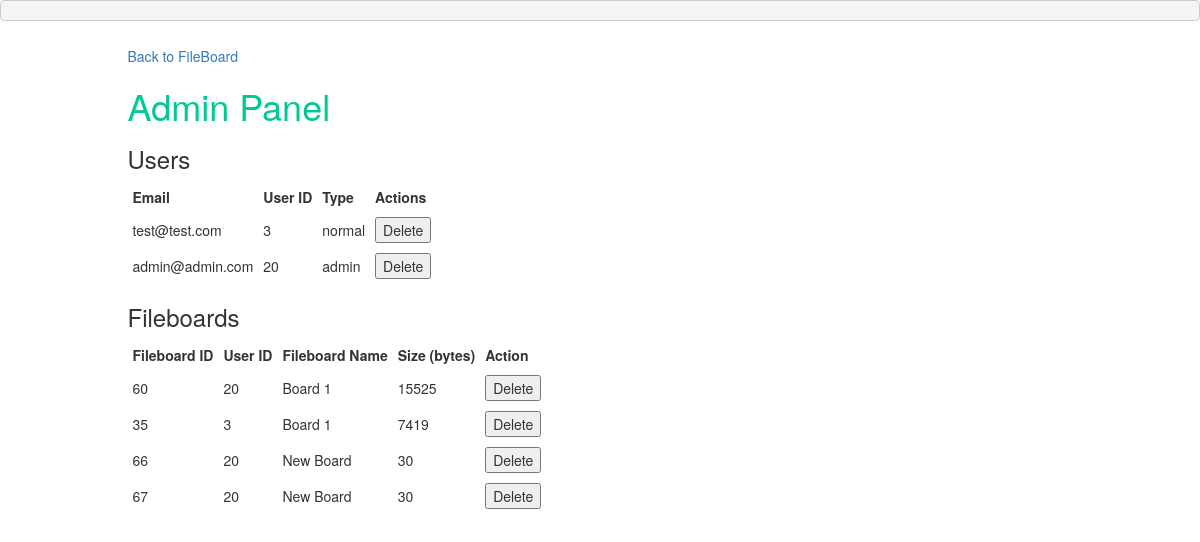
Page /admin.php (signed in) on the earlier database version.
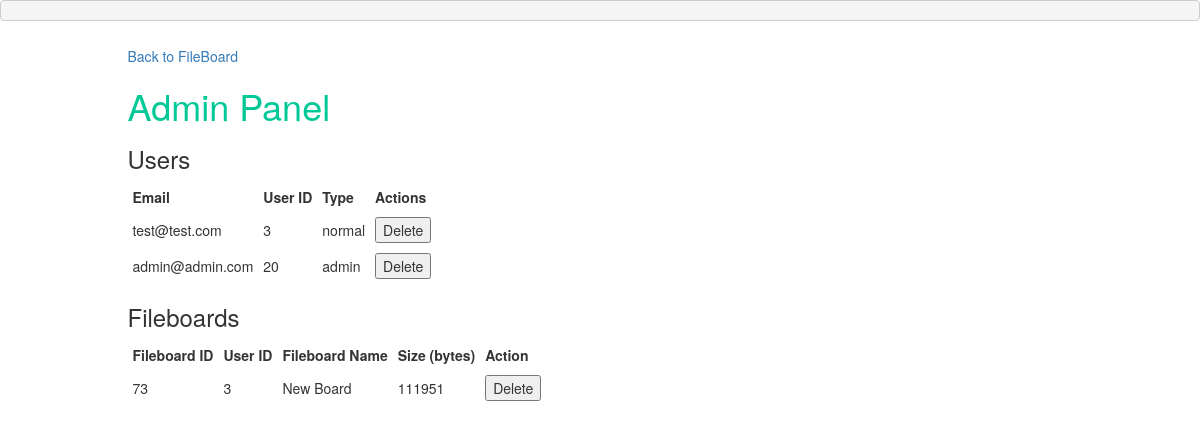
Same page on the later database version.
### tables this page shows
CREATE TABLE `users` (
  `userid` int(10) UNSIGNED NOT NULL,
  `email` varchar(50) NOT NULL,
  `password` varchar(100) NOT NULL,
  `type` enum('normal','admin') NOT NULL DEFAULT 'normal'
);

CREATE TABLE `fileboards` (
  `id` int(10) UNSIGNED NOT NULL,
  `userid` int(10) UNSIGNED NOT NULL,
  `name` varchar(100) NOT NULL DEFAULT 'Unnamed',
  `data` mediumblob NOT NULL
);

### admin.php (the view, shortened to what this page needs)
<?php
require_once 'database.php';
$users = $conn->prepare("SELECT userid, email, type FROM `users`");
$users->execute();
$fileboards = $conn->prepare("SELECT id, userid, name, LENGTH(data) FROM `fileboards` ORDER BY LENGTH(data) DESC");
$fileboards->execute();
?>
<!DOCTYPE html>
<html>
    <head>
        <link rel="stylesheet" href="https://maxcdn.bootstrapcdn.com/bootstrap/3.3.7/css/bootstrap.min.css">
        <link rel="stylesheet" href="admin_style.css">
    </head>
    <body>
        <pre><?php  ?></pre>
        <div class="container">
            <div class="row">
                <div class="col-sm-1">
                </div>
                <div class="col-sm-10">
                    <div id="go-back">
                        <a href=".">Back to FileBoard</a>
                    </div>
                    <h1>Admin Panel</h1>
                    <h3>Users</h3>
                    <form action="<?php echo htmlspecialchars($_SERVER['PHP_SELF']); ?>" method="post">
                        <table id="user-table">
                            <tbody>
                                <tr>
                                    <th>Email</th>
                                    <th>User ID</th>
                                    <th>Type</th>
                                    <th>Actions</th>
                                </tr>
                                <?php
                                while ($row = $users->fetch(PDO::FETCH_ASSOC)) {
                                    echo "<tr>";
                                    echo "<td>" . $row["email"] . "</td>";
                                    echo "<td>" . $row["userid"] . "</td>";
                                    echo "<td>" . $row["type"] . "</td>";
                                    echo "<td><button name='deleteUser' value=" . $row["userid"] . ">Delete</button></td>";
                                    echo "</tr>";
                                }
                                ?>
                            </tbody>
                        </table>
                    </form>
                    <h3>Fileboards</h3>
                    <form action="<?php echo htmlspecialchars($_SERVER['PHP_SELF']); ?>" method="post">
                        <table id="fileboard-table">
                            <tbody>
                                <tr>
                                    <th>Fileboard ID</th>
                                    <th>User ID</th>
                                    <th>Fileboard Name</th>
                                    <th>Size (bytes)</th>
                                    <th>Action</th>
                                </tr>
                                <?php
                                while ($row = $fileboards->fetch(PDO::FETCH_ASSOC)) {
                                    echo "<tr>";
                                    echo "<td>" . $row["id"] . "</td>";
                                    echo "<td>" . $row["userid"] . "</td>";
                                    echo "<td>" . $row["name"] . "</td>";
                                    echo "<td>" . $row["LENGTH(data)"] . "</td>";
                                    echo "<td><button name='deleteFileboard' value=" . $row["id"] . ">Delete</button></td>";
                                    echo "</tr>";
                                }
                                ?>
                            </tbody>
                        </table>
                    </form>
                </div>
                <div class="col-sm-1">
                </div>
            </div>
        </div>
    </body>
</html>

### admin_style.css (style rules this page uses)
h1 { color: rgb(0,200,150); }
td, th { padding: 5px; }
#go-back { margin: 15px 0px 15px 0px; }

Differences in the rows shown:
removed fileboards: id "60", userid "20", name "Board 1", LENGTH "15525"
removed fileboards: id "35", userid "3", name "Board 1", LENGTH "7419"
removed fileboards: id "66", userid "20", name "New Board", LENGTH "30"
removed fileboards: id "67", userid "20", name "New Board", LENGTH "30"
added fileboards: id "73", userid "3", name "New Board", LENGTH "111951"
